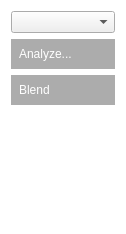
<?xml version="1.0" encoding="UTF-8"?>
<ui version="4.0">
 <class>AutoBlendWidget</class>
 <widget class="QWidget" name="AutoBlendWidget">
  <property name="geometry">
   <rect>
    <x>0</x>
    <y>0</y>
    <width>126</width>
    <height>234</height>
   </rect>
  </property>
  <property name="windowTitle">
   <string>Form</string>
  </property>
  <property name="styleSheet">
   <string notr="true">QWidget#AutoBlendWidget{background:transparent}

QPushButton { 
	background:rgb(90,90,90,128);
	border: 3px solid rgb(90,90,90,0);
	padding: 5px;
    color: white;
	font-size: 12px;
	text-align:left;
}

QPushButton:hover{ background:rgb(255,153,0); border-color:rgb(255,153,0); }
QPushButton:pressed{ background:rgb(255,153,0); border-color:#FFB444; top:2px; }
QPushButton:checked{ background:rgb(255,153,0); border-color:#FFFFFF; top:2px; }
</string>
  </property>
  <layout class="QGridLayout" name="gridLayout">
   <item row="0" column="0">
    <widget class="QComboBox" name="categoriesBox"/>
   </item>
   <item row="1" column="0">
    <widget class="QPushButton" name="analyzeButton">
     <property name="text">
      <string>Analyze...</string>
     </property>
     <property name="icon">
      <iconset resource="../../media/TopoBlender.qrc">
       <normaloff>:/icons/ManualBlend/mb_analyze.png</normaloff>:/icons/ManualBlend/mb_analyze.png</iconset>
     </property>
     <property name="iconSize">
      <size>
       <width>24</width>
       <height>24</height>
      </size>
     </property>
    </widget>
   </item>
   <item row="2" column="0">
    <widget class="QPushButton" name="blendButton">
     <property name="text">
      <string>Blend</string>
     </property>
     <property name="icon">
      <iconset resource="../../media/TopoBlender.qrc">
       <normaloff>:/icons/ManualBlend/mb_blend.png</normaloff>:/icons/ManualBlend/mb_blend.png</iconset>
     </property>
     <property name="iconSize">
      <size>
       <width>24</width>
       <height>24</height>
      </size>
     </property>
    </widget>
   </item>
   <item row="3" column="0">
    <spacer name="verticalSpacer">
     <property name="orientation">
      <enum>Qt::Vertical</enum>
     </property>
     <property name="sizeHint" stdset="0">
      <size>
       <width>20</width>
       <height>40</height>
      </size>
     </property>
    </spacer>
   </item>
  </layout>
 </widget>
 <resources>
  <include location="../../media/TopoBlender.qrc"/>
 </resources>
 <connections/>
</ui>
